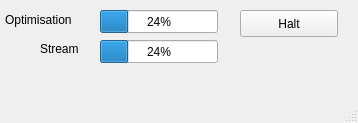
<?xml version="1.0" encoding="UTF-8"?>
<ui version="4.0">
 <class>VisionOptimiser</class>
 <widget class="QMainWindow" name="VisionOptimiser">
  <property name="geometry">
   <rect>
    <x>0</x>
    <y>0</y>
    <width>358</width>
    <height>123</height>
   </rect>
  </property>
  <property name="windowTitle">
   <string>MainWindow</string>
  </property>
  <widget class="QWidget" name="centralwidget">
   <widget class="QProgressBar" name="progressBar">
    <property name="geometry">
     <rect>
      <x>100</x>
      <y>10</y>
      <width>118</width>
      <height>23</height>
     </rect>
    </property>
    <property name="value">
     <number>24</number>
    </property>
   </widget>
   <widget class="QProgressBar" name="progressBar_2">
    <property name="geometry">
     <rect>
      <x>100</x>
      <y>40</y>
      <width>118</width>
      <height>23</height>
     </rect>
    </property>
    <property name="value">
     <number>24</number>
    </property>
   </widget>
   <widget class="QLabel" name="label">
    <property name="geometry">
     <rect>
      <x>5</x>
      <y>10</y>
      <width>91</width>
      <height>20</height>
     </rect>
    </property>
    <property name="text">
     <string>Optimisation</string>
    </property>
   </widget>
   <widget class="QLabel" name="label_2">
    <property name="geometry">
     <rect>
      <x>40</x>
      <y>40</y>
      <width>51</width>
      <height>17</height>
     </rect>
    </property>
    <property name="text">
     <string>Stream</string>
    </property>
   </widget>
   <widget class="QPushButton" name="haltPB">
    <property name="geometry">
     <rect>
      <x>240</x>
      <y>10</y>
      <width>98</width>
      <height>27</height>
     </rect>
    </property>
    <property name="text">
     <string>Halt</string>
    </property>
   </widget>
  </widget>
  <widget class="QMenuBar" name="menubar">
   <property name="geometry">
    <rect>
     <x>0</x>
     <y>0</y>
     <width>358</width>
     <height>25</height>
    </rect>
   </property>
  </widget>
  <widget class="QStatusBar" name="statusbar"/>
 </widget>
 <resources/>
 <connections/>
</ui>
